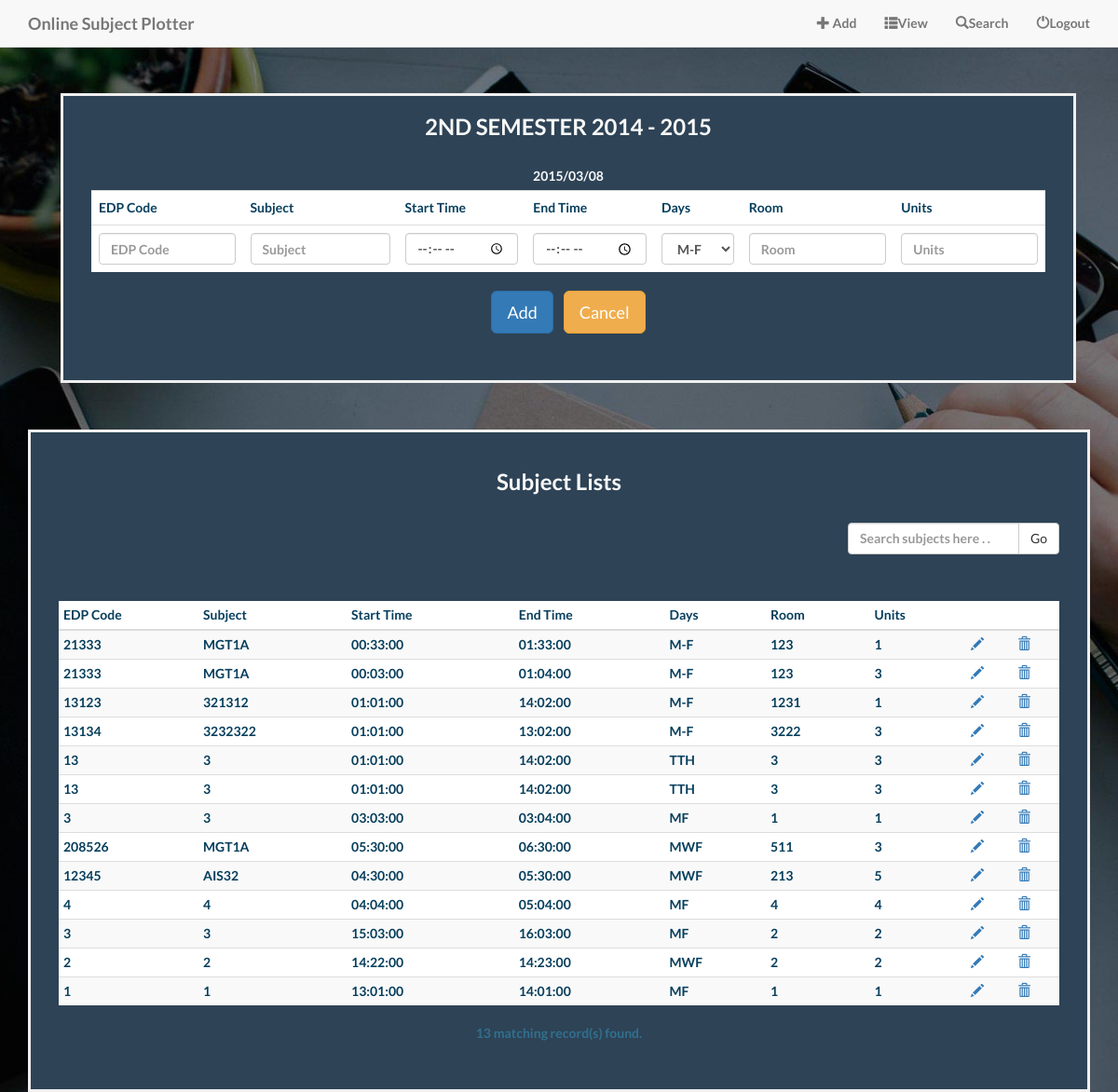
/admin.php (signed in), run on an earlier commit of the app's database.
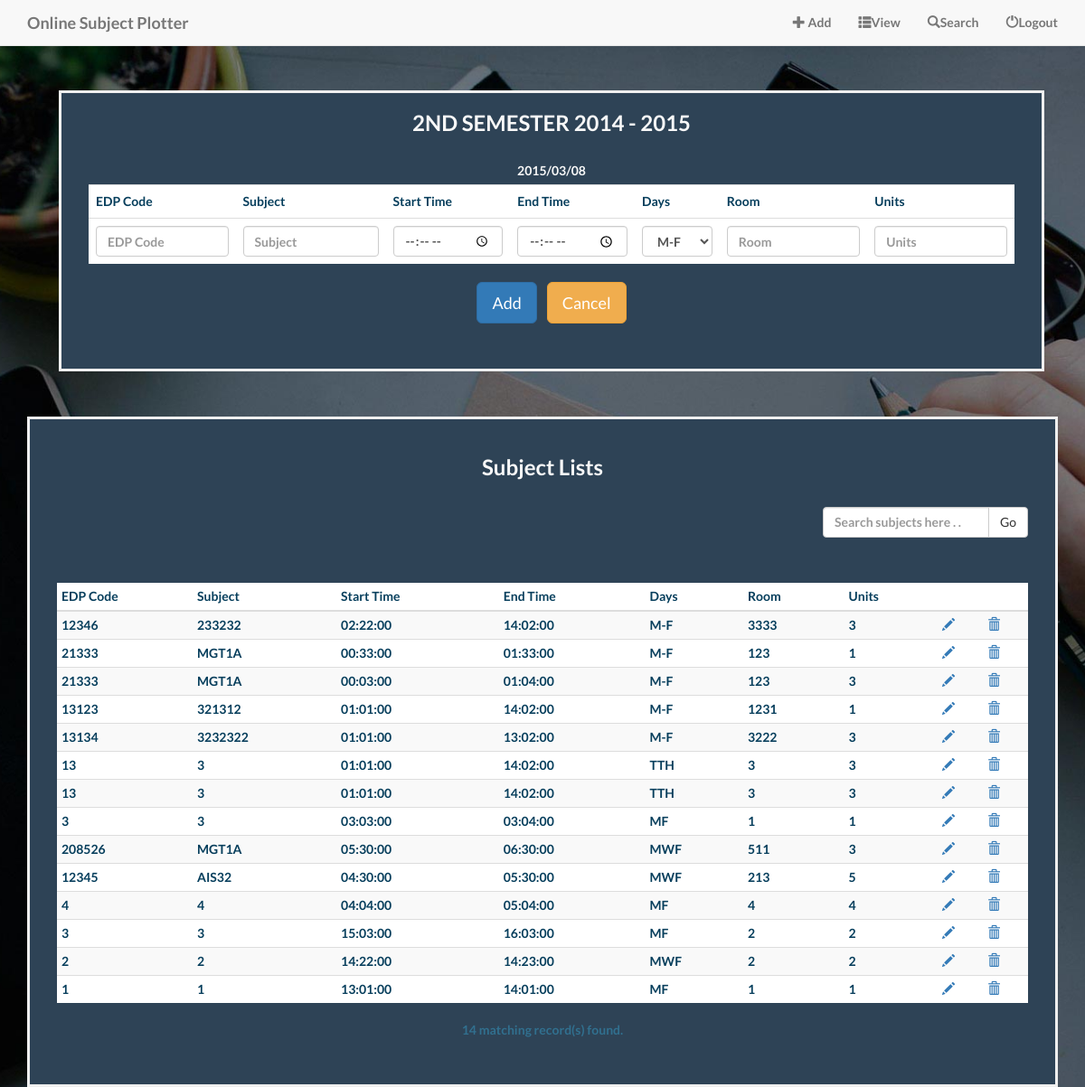
And on a later commit of the database.
### tables this page shows
CREATE TABLE IF NOT EXISTS `subject` (
  `subjNo` int(11) NOT NULL AUTO_INCREMENT,
  `edpcode` varchar(30) NOT NULL,
  `subject` varchar(30) NOT NULL,
  `stime` time NOT NULL,
  `etime` time NOT NULL,
  `days` varchar(30) NOT NULL,
  `room` varchar(30) NOT NULL,
  `units` int(11) NOT NULL,
  `prereq` varchar(30) NOT NULL,
  PRIMARY KEY (`subjNo`)
);

### db.php (called while the page is built, shortened)
<?php
	function db_plotter ()
	{
		$user = 'root';
		$db = null;
		try
		{
			$db = new PDO('mysql:host=localhost;dbname=plotter;', $user, '');
		}
		catch(PDOException $e)
		{
			echo 'Connection failed.';
		}
		return $db;
	}
	function list_subject()
	{
		$db = db_plotter();
		$sql = "select * from subject order by 1 desc";
		$st = $db->prepare($sql);
		$st->execute();
		$rows = $st->fetchAll();
		return $rows;
	}
?>

### admin.php (the view, shortened to what the changed rows need)
<?php
	include('db.php');
	$search = '';
	if(!isset($_SESSION['islogin']))
	{
		header('location: admin.php');
		exit();
	}
	else
	{
		if($search == '')
		{
			$plotter = list_subject();
		}
		else
		{
			$plotter = search_subject($search);
		}
	}
?>
<!DOCTYPE html>
<html lang="en">
<head>
    <link href="css/bootstrap.min.css" rel="stylesheet">
    <link href="css/landing-page.css" rel="stylesheet">
    <link href="font-awesome/css/font-awesome.min.css" rel="stylesheet" type="text/css">
</head>
<body id="page-top" class="index">
    <header>
        <div class="container">
            <div class="row">
                <div class="col-lg-12">
					<form class="form" method="post">
						<div class="plotter-admin-bg">
							<h3>2ND SEMESTER 2014 - 2015</h3><br>
							<div class="table-responsive">
								<div class="table">
									<table class="table">
										<tr>
											<th>EDP Code</th>
											<th>Subject</th>
											<th>Start Time</th>
											<th>End Time</th>
											<th>Days</th>
											<th>Room</th>
											<th>Units</th>
										</tr>
									</table>
								</div>
							</div>
						</div>
					</form>
				</div>
			</div>
				<div class="search-admin-bg">
					<?php if(count($plotter) > 0): ?>
						<div class="table-responsive table subject-table">
							<table class="table table-striped table-condensed table-hover">
								<thead>
									<tr>
										<th width="150">EDP Code</th>
										<th>Subject</th>
										<th>Start Time</th>
										<th>End Time</th>
										<th>Days</th>
										<th>Room</th>
										<th>Units</th>
										<th width="50"> </th>
										<th width="50"> </th>
									</tr>
								</thead>
								<tbody>
								<?php foreach($plotter as $n): ?>
									<tr>
										<td><?php echo htmlentities($n['edpcode']); ?></td>
										<td><?php echo htmlentities($n['subject']); ?></td>
										<td><?php echo htmlentities($n['stime']); ?></td>
										<td><?php echo htmlentities($n['etime']); ?></td>
										<td><?php echo htmlentities($n['days']); ?></td>
										<td><?php echo htmlentities($n['room']); ?></td>
										<td><?php echo htmlentities($n['units']); ?></td>
										<td>
											<a href="subject-edit.php?id=<?php echo htmlentities($n['subjNo']); ?>">
												<i class="glyphicon glyphicon-pencil"> </i>
											</a>
										</td>
										<td>
											<a href="subject-delete.php?id=<?php echo htmlentities($n['subjNo']); ?>"  onclick="return confirm('Are you sure?');">
												<i class="glyphicon glyphicon-trash"> </i>
											</a>
										</td>
									</tr>
								<?php endforeach; ?>
								</tbody>
							</table>
							<div class="text-info">
								<b><?php echo count($plotter); ?></b> matching record(s) found.
								<?php else: ?>
									<div class="alert alert-danger" role="alert">
										<?php echo "No entries record found!"; ?>
									</div>
								<?php endif; ?>
							</div>
						</div>
				</div>
			</div>
	</header>
</body>
</html>

What changed in the data, as far as the page shows it:
added subject: edpcode "12346", subject "233232", stime "02:22:00", etime "14:02:00", days "M-F", room "3333", units "3"
Also different on the page:
count($plotter): "13" → "14"
